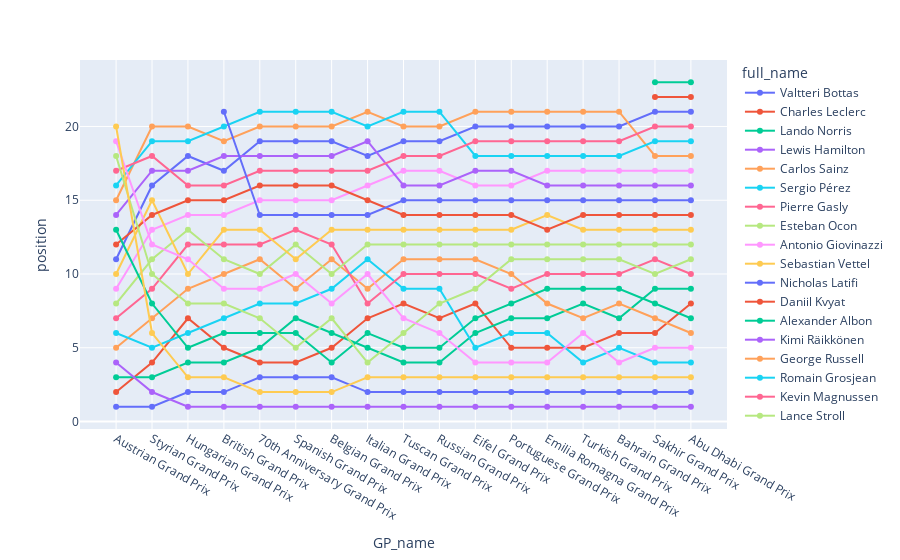

The notebook cell saved with this chart:
### Code cell
fig = px.line(driver_saison_2020, 
            x="GP_name", 
            y="position", 
            color="full_name",
            markers=True)
fig.show()

### Figure 1 — Plotly figure (JSON) as saved in the notebook; plotly's stock layout.template omitted (floating-point values rounded to 4 significant figures)
{"data": [{"hovertemplate": "full_name=Valtteri Bottas<br>GP_name=%{x}<br>position=%{y}<extra></extra>", "legendgroup": "Valtteri Bottas", "line": {"color": "#636efa", "dash": "solid"}, "marker": {"symbol": "circle"}, "mode": "markers+lines", "name": "Valtteri Bottas", "orientation": "v", "showlegend": true, "type": "scatter", "x": ["Austrian Grand Prix", "Styrian Grand Prix", "Hungarian Grand Prix", "British Grand Prix", "70th Anniversary Grand Prix", "Spanish Grand Prix", "Belgian Grand Prix", "Italian Grand Prix", "Tuscan Grand Prix", "Russian Grand Prix", "Eifel Grand Prix", "Portuguese Grand Prix", "Emilia Romagna Grand Prix", "Turkish Grand Prix", "Bahrain Grand Prix", "Sakhir Grand Prix", "Abu Dhabi Grand Prix"], "xaxis": "x", "y": [1, 1, 2, 2, 3, 3, 3, 2, 2, 2, 2, 2, 2, 2, 2, 2, 2], "yaxis": "y"}, {"hovertemplate": "full_name=Charles Leclerc<br>GP_name=%{x}<br>position=%{y}<extra></extra>", "legendgroup": "Charles Leclerc", "line": {"color": "#EF553B", "dash": "solid"}, "marker": {"symbol": "circle"}, "mode": "markers+lines", "name": "Charles Leclerc", "orientation": "v", "showlegend": true, "type": "scatter", "x": ["Austrian Grand Prix", "Styrian Grand Prix", "Hungarian Grand Prix", "British Grand Prix", "70th Anniversary Grand Prix", "Spanish Grand Prix", "Belgian Grand Prix", "Italian Grand Prix", "Tuscan Grand Prix", "Russian Grand Prix", "Eifel Grand Prix", "Portuguese Grand Prix", "Emilia Romagna Grand Prix", "Turkish Grand Prix", "Bahrain Grand Prix", "Sakhir Grand Prix", "Abu Dhabi Grand Prix"], "xaxis": "x", "y": [2, 4, 7, 5, 4, 4, 5, 7, 8, 7, 8, 5, 5, 5, 6, 6, 8], "yaxis": "y"}, {"hovertemplate": "full_name=Lando Norris<br>GP_name=%{x}<br>position=%{y}<extra></extra>", "legendgroup": "Lando Norris", "line": {"color": "#00cc96", "dash": "solid"}, "marker": {"symbol": "circle"}, "mode": "markers+lines", "name": "Lando Norris", "orientation": "v", "showlegend": true, "type": "scatter", "x": ["Austrian Grand Prix", "Styrian Grand Prix", "Hungarian Grand Prix", "British Grand Prix", "70th Anniversary Grand Prix", "Spanish Grand Prix", "Belgian Grand Prix", "Italian Grand Prix", "Tuscan Grand Prix", "Russian Grand Prix", "Eifel Grand Prix", "Portuguese Grand Prix", "Emilia Romagna Grand Prix", "Turkish Grand Prix", "Bahrain Grand Prix", "Sakhir Grand Prix", "Abu Dhabi Grand Prix"], "xaxis": "x", "y": [3, 3, 4, 4, 5, 7, 6, 5, 4, 4, 6, 7, 7, 8, 7, 9, 9], "yaxis": "y"}, {"hovertemplate": "full_name=Lewis Hamilton<br>GP_name=%{x}<br>position=%{y}<extra></extra>", "legendgroup": "Lewis Hamilton", "line": {"color": "#ab63fa", "dash": "solid"}, "marker": {"symbol": "circle"}, "mode": "markers+lines", "name": "Lewis Hamilton", "orientation": "v", "showlegend": true, "type": "scatter", "x": ["Austrian Grand Prix", "Styrian Grand Prix", "Hungarian Grand Prix", "British Grand Prix", "70th Anniversary Grand Prix", "Spanish Grand Prix", "Belgian Grand Prix", "Italian Grand Prix", "Tuscan Grand Prix", "Russian Grand Prix", "Eifel Grand Prix", "Portuguese Grand Prix", "Emilia Romagna Grand Prix", "Turkish Grand Prix", "Bahrain Grand Prix", "Sakhir Grand Prix", "Abu Dhabi Grand Prix"], "xaxis": "x", "y": [4, 2, 1, 1, 1, 1, 1, 1, 1, 1, 1, 1, 1, 1, 1, 1, 1], "yaxis": "y"}, {"hovertemplate": "full_name=Carlos Sainz<br>GP_name=%{x}<br>position=%{y}<extra></extra>", "legendgroup": "Carlos Sainz", "line": {"color": "#FFA15A", "dash": "solid"}, "marker": {"symbol": "circle"}, "mode": "markers+lines", "name": "Carlos Sainz", "orientation": "v", "showlegend": true, "type": "scatter", "x": ["Austrian Grand Prix", "Styrian Grand Prix", "Hungarian Grand Prix", "British Grand Prix", "70th Anniversary Grand Prix", "Spanish Grand Prix", "Belgian Grand Prix", "Italian Grand Prix", "Tuscan Grand Prix", "Russian Grand Prix", "Eifel Grand Prix", "Portuguese Grand Prix", "Emilia Romagna Grand Prix", "Turkish Grand Prix", "Bahrain Grand Prix", "Sakhir Grand Prix", "Abu Dhabi Grand Prix"], "xaxis": "x", "y": [5, 7, 9, 10, 11, 9, 11, 9, 11, 11, 11, 10, 8, 7, 8, 7, 6], "yaxis": "y"}, {"hovertemplate": "full_name=Sergio Pérez<br>GP_name=%{x}<br>position=%{y}<extra></extra>", "legendgroup": "Sergio Pérez", "line": {"color": "#19d3f3", "dash": "solid"}, "marker": {"symbol": "circle"}, "mode": "markers+lines", "name": "Sergio Pérez", "orientation": "v", "showlegend": true, "type": "scatter", "x": ["Austrian Grand Prix", "Styrian Grand Prix", "Hungarian Grand Prix", "British Grand Prix", "70th Anniversary Grand Prix", "Spanish Grand Prix", "Belgian Grand Prix", "Italian Grand Prix", "Tuscan Grand Prix", "Russian Grand Prix", "Eifel Grand Prix", "Portuguese Grand Prix", "Emilia Romagna Grand Prix", "Turkish Grand Prix", "Bahrain Grand Prix", "Sakhir Grand Prix", "Abu Dhabi Grand Prix"], "xaxis": "x", "y": [6, 5, 6, 7, 8, 8, 9, 11, 9, 9, 5, 6, 6, 4, 5, 4, 4], "yaxis": "y"}, {"hovertemplate": "full_name=Pierre Gasly<br>GP_name=%{x}<br>position=%{y}<extra></extra>", "legendgroup": "Pierre Gasly", "line": {"color": "#FF6692", "dash": "solid"}, "marker": {"symbol": "circle"}, "mode": "markers+lines", "name": "Pierre Gasly", "orientation": "v", "showlegend": true, "type": "scatter", "x": ["Austrian Grand Prix", "Styrian Grand Prix", "Hungarian Grand Prix", "British Grand Prix", "70th Anniversary Grand Prix", "Spanish Grand Prix", "Belgian Grand Prix", "Italian Grand Prix", "Tuscan Grand Prix", "Russian Grand Prix", "Eifel Grand Prix", "Portuguese Grand Prix", "Emilia Romagna Grand Prix", "Turkish Grand Prix", "Bahrain Grand Prix", "Sakhir Grand Prix", "Abu Dhabi Grand Prix"], "xaxis": "x", "y": [7, 9, 12, 12, 12, 13, 12, 8, 10, 10, 10, 9, 10, 10, 10, 11, 10], "yaxis": "y"}, {"hovertemplate": "full_name=Esteban Ocon<br>GP_name=%{x}<br>position=%{y}<extra></extra>", "legendgroup": "Esteban Ocon", "line": {"color": "#B6E880", "dash": "solid"}, "marker": {"symbol": "circle"}, "mode": "markers+lines", "name": "Esteban Ocon", "orientation": "v", "showlegend": true, "type": "scatter", "x": ["Austrian Grand Prix", "Styrian Grand Prix", "Hungarian Grand Prix", "British Grand Prix", "70th Anniversary Grand Prix", "Spanish Grand Prix", "Belgian Grand Prix", "Italian Grand Prix", "Tuscan Grand Prix", "Russian Grand Prix", "Eifel Grand Prix", "Portuguese Grand Prix", "Emilia Romagna Grand Prix", "Turkish Grand Prix", "Bahrain Grand Prix", "Sakhir Grand Prix", "Abu Dhabi Grand Prix"], "xaxis": "x", "y": [8, 11, 13, 11, 10, 12, 10, 12, 12, 12, 12, 12, 12, 12, 12, 12, 12], "yaxis": "y"}, {"hovertemplate": "full_name=Antonio Giovinazzi<br>GP_name=%{x}<br>position=%{y}<extra></extra>", "legendgroup": "Antonio Giovinazzi", "line": {"color": "#FF97FF", "dash": "solid"}, "marker": {"symbol": "circle"}, "mode": "markers+lines", "name": "Antonio Giovinazzi", "orientation": "v", "showlegend": true, "type": "scatter", "x": ["Austrian Grand Prix", "Styrian Grand Prix", "Hungarian Grand Prix", "British Grand Prix", "70th Anniversary Grand Prix", "Spanish Grand Prix", "Belgian Grand Prix", "Italian Grand Prix", "Tuscan Grand Prix", "Russian Grand Prix", "Eifel Grand Prix", "Portuguese Grand Prix", "Emilia Romagna Grand Prix", "Turkish Grand Prix", "Bahrain Grand Prix", "Sakhir Grand Prix", "Abu Dhabi Grand Prix"], "xaxis": "x", "y": [9, 13, 14, 14, 15, 15, 15, 16, 17, 17, 16, 16, 17, 17, 17, 17, 17], "yaxis": "y"}, {"hovertemplate": "full_name=Sebastian Vettel<br>GP_name=%{x}<br>position=%{y}<extra></extra>", "legendgroup": "Sebastian Vettel", "line": {"color": "#FECB52", "dash": "solid"}, "marker": {"symbol": "circle"}, "mode": "markers+lines", "name": "Sebastian Vettel", "orientation": "v", "showlegend": true, "type": "scatter", "x": ["Austrian Grand Prix", "Styrian Grand Prix", "Hungarian Grand Prix", "British Grand Prix", "70th Anniversary Grand Prix", "Spanish Grand Prix", "Belgian Grand Prix", "Italian Grand Prix", "Tuscan Grand Prix", "Russian Grand Prix", "Eifel Grand Prix", "Portuguese Grand Prix", "Emilia Romagna Grand Prix", "Turkish Grand Prix", "Bahrain Grand Prix", "Sakhir Grand Prix", "Abu Dhabi Grand Prix"], "xaxis": "x", "y": [10, 15, 10, 13, 13, 11, 13, 13, 13, 13, 13, 13, 14, 13, 13, 13, 13], "yaxis": "y"}, {"hovertemplate": "full_name=Nicholas Latifi<br>GP_name=%{x}<br>position=%{y}<extra></extra>", "legendgroup": "Nicholas Latifi", "line": {"color": "#636efa", "dash": "solid"}, "marker": {"symbol": "circle"}, "mode": "markers+lines", "name": "Nicholas Latifi", "orientation": "v", "showlegend": true, "type": "scatter", "x": ["Austrian Grand Prix", "Styrian Grand Prix", "Hungarian Grand Prix", "British Grand Prix", "70th Anniversary Grand Prix", "Spanish Grand Prix", "Belgian Grand Prix", "Italian Grand Prix", "Tuscan Grand Prix", "Russian Grand Prix", "Eifel Grand Prix", "Portuguese Grand Prix", "Emilia Romagna Grand Prix", "Turkish Grand Prix", "Bahrain Grand Prix", "Sakhir Grand Prix", "Abu Dhabi Grand Prix"], "xaxis": "x", "y": [11, 16, 18, 17, 19, 19, 19, 18, 19, 19, 20, 20, 20, 20, 20, 21, 21], "yaxis": "y"}, {"hovertemplate": "full_name=Daniil Kvyat<br>GP_name=%{x}<br>position=%{y}<extra></extra>", "legendgroup": "Daniil Kvyat", "line": {"color": "#EF553B", "dash": "solid"}, "marker": {"symbol": "circle"}, "mode": "markers+lines", "name": "Daniil Kvyat", "orientation": "v", "showlegend": true, "type": "scatter", "x": ["Austrian Grand Prix", "Styrian Grand Prix", "Hungarian Grand Prix", "British Grand Prix", "70th Anniversary Grand Prix", "Spanish Grand Prix", "Belgian Grand Prix", "Italian Grand Prix", "Tuscan Grand Prix", "Russian Grand Prix", "Eifel Grand Prix", "Portuguese Grand Prix", "Emilia Romagna Grand Prix", "Turkish Grand Prix", "Bahrain Grand Prix", "Sakhir Grand Prix", "Abu Dhabi Grand Prix"], "xaxis": "x", "y": [12, 14, 15, 15, 16, 16, 16, 15, 14, 14, 14, 14, 13, 14, 14, 14, 14], "yaxis": "y"}, {"hovertemplate": "full_name=Alexander Albon<br>GP_name=%{x}<br>position=%{y}<extra></extra>", "legendgroup": "Alexander Albon", "line": {"color": "#00cc96", "dash": "solid"}, "marker": {"symbol": "circle"}, "mode": "markers+lines", "name": "Alexander Albon", "orientation": "v", "showlegend": true, "type": "scatter", "x": ["Austrian Grand Prix", "Styrian Grand Prix", "Hungarian Grand Prix", "British Grand Prix", "70th Anniversary Grand Prix", "Spanish Grand Prix", "Belgian Grand Prix", "Italian Grand Prix", "Tuscan Grand Prix", "Russian Grand Prix", "Eifel Grand Prix", "Portuguese Grand Prix", "Emilia Romagna Grand Prix", "Turkish Grand Prix", "Bahrain Grand Prix", "Sakhir Grand Prix", "Abu Dhabi Grand Prix"], "xaxis": "x", "y": [13, 8, 5, 6, 6, 6, 4, 6, 5, 5, 7, 8, 9, 9, 9, 8, 7], "yaxis": "y"}, {"hovertemplate": "full_name=Kimi Räikkönen<br>GP_name=%{x}<br>position=%{y}<extra></extra>", "legendgroup": "Kimi Räikkönen", "line": {"color": "#ab63fa", "dash": "solid"}, "marker": {"symbol": "circle"}, "mode": "markers+lines", "name": "Kimi Räikkönen", "orientation": "v", "showlegend": true, "type": "scatter", "x": ["Austrian Grand Prix", "Styrian Grand Prix", "Hungarian Grand Prix", "British Grand Prix", "70th Anniversary Grand Prix", "Spanish Grand Prix", "Belgian Grand Prix", "Italian Grand Prix", "Tuscan Grand Prix", "Russian Grand Prix", "Eifel Grand Prix", "Portuguese Grand Prix", "Emilia Romagna Grand Prix", "Turkish Grand Prix", "Bahrain Grand Prix", "Sakhir Grand Prix", "Abu Dhabi Grand Prix"], "xaxis": "x", "y": [14, 17, 17, 18, 18, 18, 18, 19, 16, 16, 17, 17, 16, 16, 16, 16, 16], "yaxis": "y"}, {"hovertemplate": "full_name=George Russell<br>GP_name=%{x}<br>position=%{y}<extra></extra>", "legendgroup": "George Russell", "line": {"color": "#FFA15A", "dash": "solid"}, "marker": {"symbol": "circle"}, "mode": "markers+lines", "name": "George Russell", "orientation": "v", "showlegend": true, "type": "scatter", "x": ["Austrian Grand Prix", "Styrian Grand Prix", "Hungarian Grand Prix", "British Grand Prix", "70th Anniversary Grand Prix", "Spanish Grand Prix", "Belgian Grand Prix", "Italian Grand Prix", "Tuscan Grand Prix", "Russian Grand Prix", "Eifel Grand Prix", "Portuguese Grand Prix", "Emilia Romagna Grand Prix", "Turkish Grand Prix", "Bahrain Grand Prix", "Sakhir Grand Prix", "Abu Dhabi Grand Prix"], "xaxis": "x", "y": [15, 20, 20, 19, 20, 20, 20, 21, 20, 20, 21, 21, 21, 21, 21, 18, 18], "yaxis": "y"}, {"hovertemplate": "full_name=Romain Grosjean<br>GP_name=%{x}<br>position=%{y}<extra></extra>", "legendgroup": "Romain Grosjean", "line": {"color": "#19d3f3", "dash": "solid"}, "marker": {"symbol": "circle"}, "mode": "markers+lines", "name": "Romain Grosjean", "orientation": "v", "showlegend": true, "type": "scatter", "x": ["Austrian Grand Prix", "Styrian Grand Prix", "Hungarian Grand Prix", "British Grand Prix", "70th Anniversary Grand Prix", "Spanish Grand Prix", "Belgian Grand Prix", "Italian Grand Prix", "Tuscan Grand Prix", "Russian Grand Prix", "Eifel Grand Prix", "Portuguese Grand Prix", "Emilia Romagna Grand Prix", "Turkish Grand Prix", "Bahrain Grand Prix", "Sakhir Grand Prix", "Abu Dhabi Grand Prix"], "xaxis": "x", "y": [16, 19, 19, 20, 21, 21, 21, 20, 21, 21, 18, 18, 18, 18, 18, 19, 19], "yaxis": "y"}, {"hovertemplate": "full_name=Kevin Magnussen<br>GP_name=%{x}<br>position=%{y}<extra></extra>", "legendgroup": "Kevin Magnussen", "line": {"color": "#FF6692", "dash": "solid"}, "marker": {"symbol": "circle"}, "mode": "markers+lines", "name": "Kevin Magnussen", "orientation": "v", "showlegend": true, "type": "scatter", "x": ["Austrian Grand Prix", "Styrian Grand Prix", "Hungarian Grand Prix", "British Grand Prix", "70th Anniversary Grand Prix", "Spanish Grand Prix", "Belgian Grand Prix", "Italian Grand Prix", "Tuscan Grand Prix", "Russian Grand Prix", "Eifel Grand Prix", "Portuguese Grand Prix", "Emilia Romagna Grand Prix", "Turkish Grand Prix", "Bahrain Grand Prix", "Sakhir Grand Prix", "Abu Dhabi Grand Prix"], "xaxis": "x", "y": [17, 18, 16, 16, 17, 17, 17, 17, 18, 18, 19, 19, 19, 19, 19, 20, 20], "yaxis": "y"}, {"hovertemplate": "full_name=Lance Stroll<br>GP_name=%{x}<br>position=%{y}<extra></extra>", "legendgroup": "Lance Stroll", "line": {"color": "#B6E880", "dash": "solid"}, "marker": {"symbol": "circle"}, "mode": "markers+lines", "name": "Lance Stroll", "orientation": "v", "showlegend": true, "type": "scatter", "x": ["Austrian Grand Prix", "Styrian Grand Prix", "Hungarian Grand Prix", "British Grand Prix", "70th Anniversary Grand Prix", "Spanish Grand Prix", "Belgian Grand Prix", "Italian Grand Prix", "Tuscan Grand Prix", "Russian Grand Prix", "Eifel Grand Prix", "Portuguese Grand Prix", "Emilia Romagna Grand Prix", "Turkish Grand Prix", "Bahrain Grand Prix", "Sakhir Grand Prix", "Abu Dhabi Grand Prix"], "xaxis": "x", "y": [18, 10, 8, 8, 7, 5, 7, 4, 6, 8, 9, 11, 11, 11, 11, 10, 11], "yaxis": "y"}, {"hovertemplate": "full_name=Daniel Ricciardo<br>GP_name=%{x}<br>position=%{y}<extra></extra>", "legendgroup": "Daniel Ricciardo", "line": {"color": "#FF97FF", "dash": "solid"}, "marker": {"symbol": "circle"}, "mode": "markers+lines", "name": "Daniel Ricciardo", "orientation": "v", "showlegend": true, "type": "scatter", "x": ["Austrian Grand Prix", "Styrian Grand Prix", "Hungarian Grand Prix", "British Grand Prix", "70th Anniversary Grand Prix", "Spanish Grand Prix", "Belgian Grand Prix", "Italian Grand Prix", "Tuscan Grand Prix", "Russian Grand Prix", "Eifel Grand Prix", "Portuguese Grand Prix", "Emilia Romagna Grand Prix", "Turkish Grand Prix", "Bahrain Grand Prix", "Sakhir Grand Prix", "Abu Dhabi Grand Prix"], "xaxis": "x", "y": [19, 12, 11, 9, 9, 10, 8, 10, 7, 6, 4, 4, 4, 6, 4, 5, 5], "yaxis": "y"}, {"hovertemplate": "full_name=Max Verstappen<br>GP_name=%{x}<br>position=%{y}<extra></extra>", "legendgroup": "Max Verstappen", "line": {"color": "#FECB52", "dash": "solid"}, "marker": {"symbol": "circle"}, "mode": "markers+lines", "name": "Max Verstappen", "orientation": "v", "showlegend": true, "type": "scatter", "x": ["Austrian Grand Prix", "Styrian Grand Prix", "Hungarian Grand Prix", "British Grand Prix", "70th Anniversary Grand Prix", "Spanish Grand Prix", "Belgian Grand Prix", "Italian Grand Prix", "Tuscan Grand Prix", "Russian Grand Prix", "Eifel Grand Prix", "Portuguese Grand Prix", "Emilia Romagna Grand Prix", "Turkish Grand Prix", "Bahrain Grand Prix", "Sakhir Grand Prix", "Abu Dhabi Grand Prix"], "xaxis": "x", "y": [20, 6, 3, 3, 2, 2, 2, 3, 3, 3, 3, 3, 3, 3, 3, 3, 3], "yaxis": "y"}, {"hovertemplate": "full_name=Nico Hülkenberg<br>GP_name=%{x}<br>position=%{y}<extra></extra>", "legendgroup": "Nico Hülkenberg", "line": {"color": "#636efa", "dash": "solid"}, "marker": {"symbol": "circle"}, "mode": "markers+lines", "name": "Nico Hülkenberg", "orientation": "v", "showlegend": true, "type": "scatter", "x": ["British Grand Prix", "70th Anniversary Grand Prix", "Spanish Grand Prix", "Belgian Grand Prix", "Italian Grand Prix", "Tuscan Grand Prix", "Russian Grand Prix", "Eifel Grand Prix", "Portuguese Grand Prix", "Emilia Romagna Grand Prix", "Turkish Grand Prix", "Bahrain Grand Prix", "Sakhir Grand Prix", "Abu Dhabi Grand Prix"], "xaxis": "x", "y": [21, 14, 14, 14, 14, 15, 15, 15, 15, 15, 15, 15, 15, 15], "yaxis": "y"}, {"hovertemplate": "full_name=Jack Aitken<br>GP_name=%{x}<br>position=%{y}<extra></extra>", "legendgroup": "Jack Aitken", "line": {"color": "#EF553B", "dash": "solid"}, "marker": {"symbol": "circle"}, "mode": "markers+lines", "name": "Jack Aitken", "orientation": "v", "showlegend": true, "type": "scatter", "x": ["Sakhir Grand Prix", "Abu Dhabi Grand Prix"], "xaxis": "x", "y": [22, 22], "yaxis": "y"}, {"hovertemplate": "full_name=Pietro Fittipaldi<br>GP_name=%{x}<br>position=%{y}<extra></extra>", "legendgroup": "Pietro Fittipaldi", "line": {"color": "#00cc96", "dash": "solid"}, "marker": {"symbol": "circle"}, "mode": "markers+lines", "name": "Pietro Fittipaldi", "orientation": "v", "showlegend": true, "type": "scatter", "x": ["Sakhir Grand Prix", "Abu Dhabi Grand Prix"], "xaxis": "x", "y": [23, 23], "yaxis": "y"}], "layout": {"legend": {"title": {"text": "full_name"}, "tracegroupgap": 0}, "margin": {"t": 60}, "xaxis": {"anchor": "y", "domain": [0, 1], "title": {"text": "GP_name"}}, "yaxis": {"anchor": "x", "domain": [0, 1], "title": {"text": "position"}}}}
